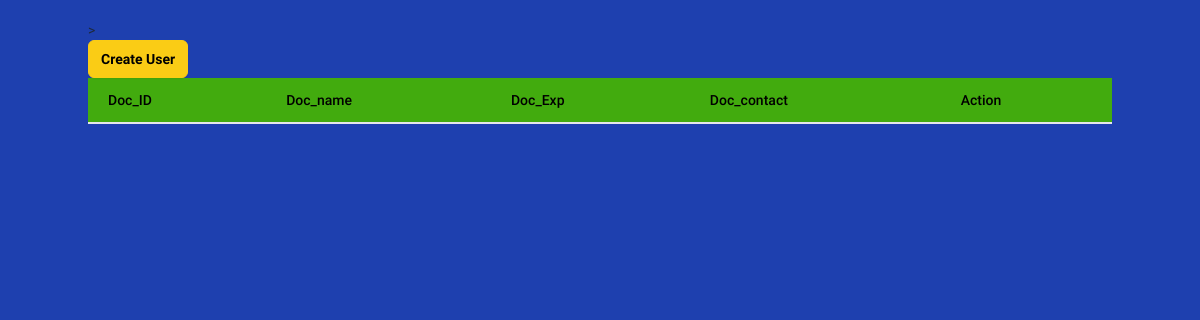
/DOCTORLIST.php, run on an earlier commit of the app's database.
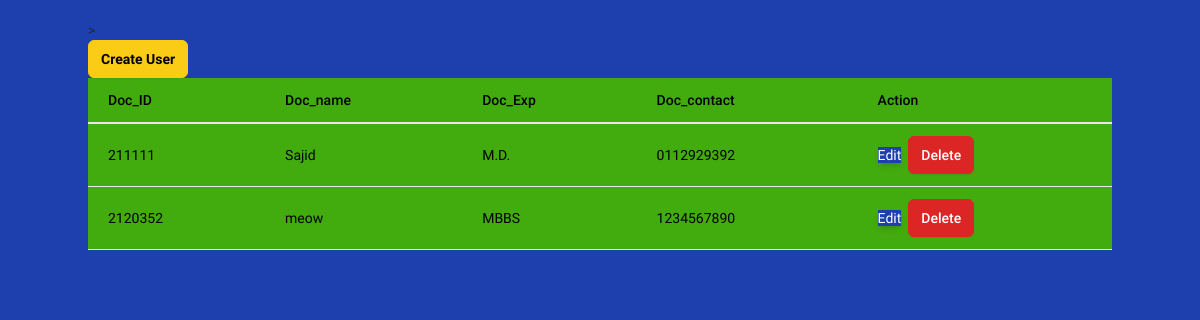
And on a later commit of the database.
### tables this page shows
CREATE TABLE `doctor` (
  `Doc_ID` varchar(55) NOT NULL,
  `Doc_name` varchar(55) DEFAULT NULL,
  `Doc_Exp` varchar(55) DEFAULT NULL,
  `Doc_contact` varchar(55) DEFAULT NULL
);

### DOCTORLIST.php (the view, shortened to what this page needs)
<?php
include "db.php";
$sql = "SELECT Doc_ID, Doc_name, Doc_Exp,Doc_contact FROM doctor";
$result = $conn->query($sql);
?>
<!DOCTYPE html>
<html lang="en" class="light">
    <head>
        <link rel="stylesheet" href="dist/css/app.css" />
    </head>
    <body class="py-5">
    <div class="container">
    <table class="table" style="background-color:#42AB0E;color:black;">>
    <thead>
    <tr>
        <th>Doc_ID</th>
        <th>Doc_name</th>
        <th>Doc_Exp</th>
        <th>Doc_contact</th>
        <th>Action</th>
    </tr>
    </thead>
    <tbody>
        <?php
            if ($result->num_rows > 0) {
                while ($row = $result->fetch_assoc()) {
        ?>
                    <tr>
                    <td><?php echo $row['Doc_ID']; ?></td>
                    <td><?php echo $row['Doc_name']; ?></td>
                    <td><?php echo $row['Doc_Exp']; ?></td>
                    <td><?php echo $row['Doc_contact']; ?></td>
                    <td>
                        <a class="btn-elevated-primary" href="update.php?Doc_ID=<?php echo $row['Doc_ID']; ?>">Edit</a>&nbsp;
                        <a class="btn btn-danger" href="delete-user.php?Doc_ID=<?php echo $row['Doc_ID']; ?>">Delete</a>
                    </td>
                    </tr>
        <?php   }
            }
        ?>
    </tbody>
    </div>
    <div>    <a style="color:black;" class="btn btn-warning" href="UpdateProfile.php"><b>Create User</b></a>
</div>
    </body>
</html>

What changed in the data, as far as the page shows it:
added doctor: Doc_ID "211111", Doc_name "Sajid", Doc_Exp "M.D.", Doc_contact "0112929392"
added doctor: Doc_ID "2120352", Doc_name "meow", Doc_Exp "MBBS", Doc_contact "1234567890"
